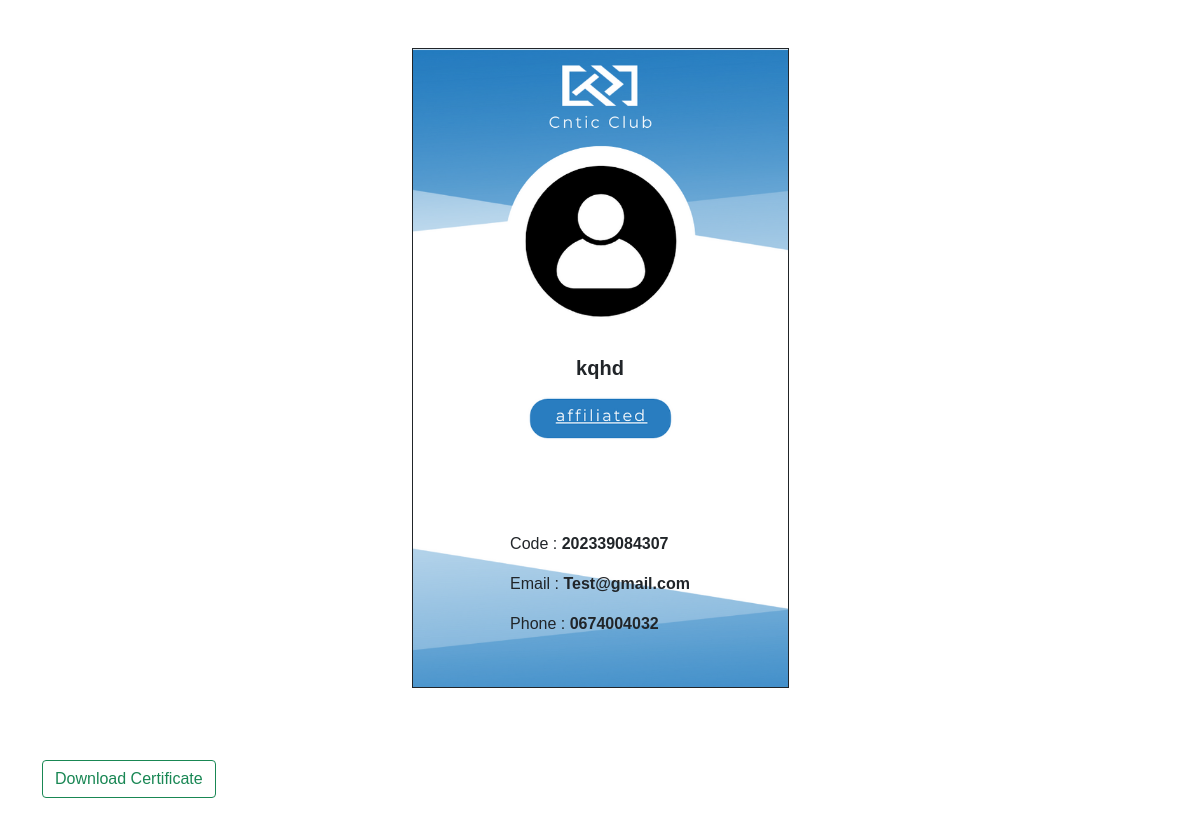
/card/37 (signed in), run on the app's committed database.
### register23/models.py (models this page shows, shortened)
class Member_Records(models.Model):
   f_name = models.CharField(max_length=190, null=True)
   u_number = models.CharField(max_length=190, null=True)
   code_hash = models.CharField(max_length=190, null=True)
   p_number= models.CharField(max_length=190, null=True)
   email = models.CharField(max_length=190, null=True)
   date_created =models.CharField(max_length=190, null=True)
   u_major = models.CharField(max_length=190, null=True)
   date_b = models.CharField(max_length=190, null=True)

### register23/views.py (the view)
# urls.py: path('card/<str:pk>', views.card, name='card'),
@login_required(login_url='/404')
def card(request,pk):
    rec=Member_Records.objects.get(id=pk)
    return render(request,'register23/card.html',{'rec':rec})

### register23/templates/register23/card.html (shortened to what this page needs)
{% load static %}
<!Doctype html>
<html lang="en">
  <head>
    <link href="https://cdn.jsdelivr.net/npm/bootstrap@5.0.2/dist/css/bootstrap.min.css" rel="stylesheet">
    <link rel="stylesheet" href="{% static '/css/main.css' %}">
</head>
<body >
   <div class="container mt-4 p-4 mb-5 position-relative">
      <h2 class="position-absolute top-50 start-50 translate-middle" style="font-size:20px"><b>{{rec.f_name}}</b></h2>
      <div class="position-absolute bottom-0 start-50 translate-middle " >
         <p>Code  : <b>{{rec.u_number}}</b> </p>
         <p>Email : <b>{{rec.email}}</b></p>
         <p>Phone : <b>{{rec.p_number}}</b></p>
      </div>
      <div class="text-center ">
         <img class="border border-dark" style="width:377px;" src="{% static 'images/card0.png'%}" class="rounded" alt="...">
       </div>
   </div>
   <div class="container mb-5">
      <button onclick="myfun('mn')" type="button" class="btn btn-outline-success no-print">Download Certificate</button>
   </div>
</body>
</html>

### static/css/main.css (style rules this page uses)
body { font-family: Arial, Helvetica, sans-serif; }

### data on the page
Member_Records: f_name "kqhd", u_number "202339084307", email "Test@gmail.com", p_number "0674004032"
